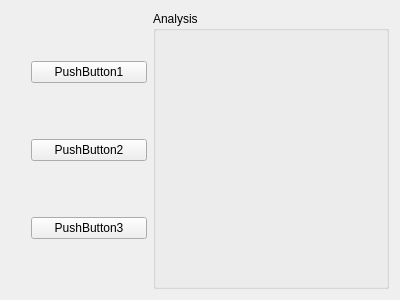
<?xml version="1.0" encoding="UTF-8"?>
<ui version="4.0">
 <class>AnalysisForm</class>
 <widget class="QWidget" name="AnalysisForm">
  <property name="geometry">
   <rect>
    <x>0</x>
    <y>0</y>
    <width>400</width>
    <height>300</height>
   </rect>
  </property>
  <property name="windowTitle">
   <string>Analysis</string>
  </property>
  <layout class="QHBoxLayout" name="horizontalLayout">
   <item>
    <spacer name="verticalSpacer_2">
     <property name="orientation">
      <enum>Qt::Vertical</enum>
     </property>
     <property name="sizeHint" stdset="0">
      <size>
       <width>20</width>
       <height>40</height>
      </size>
     </property>
    </spacer>
   </item>
   <item>
    <layout class="QVBoxLayout" name="verticalLayout_2">
     <item>
      <widget class="QPushButton" name="pushButton_3">
       <property name="text">
        <string>PushButton1</string>
       </property>
      </widget>
     </item>
     <item>
      <widget class="QPushButton" name="pushButton">
       <property name="text">
        <string>PushButton2</string>
       </property>
      </widget>
     </item>
     <item>
      <widget class="QPushButton" name="pushButton_2">
       <property name="text">
        <string>PushButton3</string>
       </property>
      </widget>
     </item>
    </layout>
   </item>
   <item>
    <widget class="QGroupBox" name="groupBox">
     <property name="title">
      <string>Analysis</string>
     </property>
     <layout class="QVBoxLayout" name="verticalLayout">
      <item>
       <spacer name="verticalSpacer">
        <property name="orientation">
         <enum>Qt::Vertical</enum>
        </property>
        <property name="sizeHint" stdset="0">
         <size>
          <width>212</width>
          <height>243</height>
         </size>
        </property>
       </spacer>
      </item>
     </layout>
    </widget>
   </item>
  </layout>
 </widget>
 <resources/>
 <connections/>
</ui>
